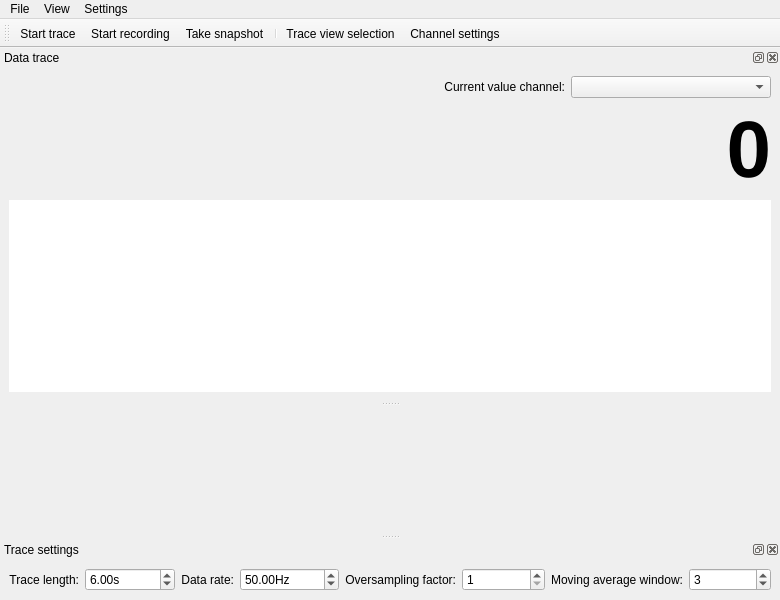
<?xml version="1.0" encoding="UTF-8"?>
<ui version="4.0">
 <class>MainWindow</class>
 <widget class="QMainWindow" name="MainWindow">
  <property name="geometry">
   <rect>
    <x>0</x>
    <y>0</y>
    <width>780</width>
    <height>600</height>
   </rect>
  </property>
  <property name="windowTitle">
   <string>qudi: Time Series Viewer</string>
  </property>
  <widget class="QWidget" name="centralwidget"/>
  <widget class="QMenuBar" name="menubar">
   <property name="geometry">
    <rect>
     <x>0</x>
     <y>0</y>
     <width>780</width>
     <height>21</height>
    </rect>
   </property>
   <widget class="QMenu" name="menuView">
    <property name="title">
     <string>View</string>
    </property>
    <addaction name="trace_view_selection_Action"/>
    <addaction name="separator"/>
    <addaction name="trace_view_Action"/>
    <addaction name="trace_settings_view_Action"/>
    <addaction name="trace_toolbar_view_Action"/>
    <addaction name="separator"/>
    <addaction name="restore_default_view_Action"/>
   </widget>
   <widget class="QMenu" name="menuFile">
    <property name="title">
     <string>File</string>
    </property>
    <addaction name="start_trace_Action"/>
    <addaction name="record_trace_Action"/>
    <addaction name="trace_snapshot_Action"/>
    <addaction name="separator"/>
    <addaction name="actionClose"/>
   </widget>
   <widget class="QMenu" name="menuSettings">
    <property name="title">
     <string>Settings</string>
    </property>
    <addaction name="channel_settings_Action"/>
   </widget>
   <addaction name="menuFile"/>
   <addaction name="menuView"/>
   <addaction name="menuSettings"/>
  </widget>
  <widget class="QDockWidget" name="data_trace_DockWidget">
   <property name="sizePolicy">
    <sizepolicy hsizetype="Preferred" vsizetype="Preferred">
     <horstretch>1</horstretch>
     <verstretch>0</verstretch>
    </sizepolicy>
   </property>
   <property name="windowTitle">
    <string>Data trace</string>
   </property>
   <attribute name="dockWidgetArea">
    <number>4</number>
   </attribute>
   <widget class="QWidget" name="dockWidgetContents">
    <layout class="QGridLayout" name="gridLayout" columnstretch="2,0,0">
     <item row="0" column="1">
      <widget class="QLabel" name="label_5">
       <property name="text">
        <string>Current value channel:</string>
       </property>
       <property name="alignment">
        <set>Qt::AlignRight|Qt::AlignTrailing|Qt::AlignVCenter</set>
       </property>
      </widget>
     </item>
     <item row="0" column="2">
      <widget class="QComboBox" name="curr_value_comboBox">
       <property name="minimumSize">
        <size>
         <width>200</width>
         <height>0</height>
        </size>
       </property>
       <property name="sizeAdjustPolicy">
        <enum>QComboBox::AdjustToContents</enum>
       </property>
      </widget>
     </item>
     <item row="1" column="0" colspan="3">
      <widget class="QLabel" name="curr_value_Label">
       <property name="font">
        <font>
         <pointsize>60</pointsize>
         <weight>75</weight>
         <bold>true</bold>
        </font>
       </property>
       <property name="text">
        <string>0</string>
       </property>
       <property name="alignment">
        <set>Qt::AlignRight|Qt::AlignTrailing|Qt::AlignVCenter</set>
       </property>
      </widget>
     </item>
     <item row="2" column="0" colspan="3">
      <widget class="PlotWidget" name="data_trace_PlotWidget">
       <property name="focusPolicy">
        <enum>Qt::NoFocus</enum>
       </property>
       <property name="frameShape">
        <enum>QFrame::NoFrame</enum>
       </property>
       <property name="frameShadow">
        <enum>QFrame::Plain</enum>
       </property>
       <property name="lineWidth">
        <number>1</number>
       </property>
       <property name="interactive">
        <bool>false</bool>
       </property>
      </widget>
     </item>
    </layout>
   </widget>
  </widget>
  <widget class="QDockWidget" name="trace_settings_DockWidget">
   <property name="maximumSize">
    <size>
     <width>524287</width>
     <height>100</height>
    </size>
   </property>
   <property name="windowTitle">
    <string>Trace settings</string>
   </property>
   <attribute name="dockWidgetArea">
    <number>8</number>
   </attribute>
   <widget class="QWidget" name="dockWidgetContents_2">
    <layout class="QHBoxLayout" name="horizontalLayout">
     <item>
      <widget class="QLabel" name="label">
       <property name="toolTip">
        <string>Length of the time window showing the data trace.</string>
       </property>
       <property name="text">
        <string>Trace length:</string>
       </property>
       <property name="alignment">
        <set>Qt::AlignRight|Qt::AlignTrailing|Qt::AlignVCenter</set>
       </property>
      </widget>
     </item>
     <item>
      <widget class="ScienDSpinBox" name="trace_length_DoubleSpinBox">
       <property name="sizePolicy">
        <sizepolicy hsizetype="Expanding" vsizetype="Fixed">
         <horstretch>0</horstretch>
         <verstretch>0</verstretch>
        </sizepolicy>
       </property>
       <property name="minimumSize">
        <size>
         <width>75</width>
         <height>0</height>
        </size>
       </property>
       <property name="toolTip">
        <string>Length of the time window showing the data trace.</string>
       </property>
       <property name="suffix">
        <string>s</string>
       </property>
       <property name="maximum">
        <double>1000000000000000013287555072.000000000000000</double>
       </property>
       <property name="value">
        <double>6.000000000000000</double>
       </property>
      </widget>
     </item>
     <item>
      <widget class="QLabel" name="label_2">
       <property name="toolTip">
        <string>Rate at which data points occur within the data trace.
The physical sampling rate is this value times the oversampling factor.</string>
       </property>
       <property name="text">
        <string>Data rate:</string>
       </property>
       <property name="alignment">
        <set>Qt::AlignRight|Qt::AlignTrailing|Qt::AlignVCenter</set>
       </property>
      </widget>
     </item>
     <item>
      <widget class="ScienDSpinBox" name="data_rate_DoubleSpinBox">
       <property name="sizePolicy">
        <sizepolicy hsizetype="Expanding" vsizetype="Fixed">
         <horstretch>0</horstretch>
         <verstretch>0</verstretch>
        </sizepolicy>
       </property>
       <property name="minimumSize">
        <size>
         <width>75</width>
         <height>0</height>
        </size>
       </property>
       <property name="toolTip">
        <string>Rate at which data points occur within the data trace.
The physical sampling rate is this value times the oversampling factor.</string>
       </property>
       <property name="suffix">
        <string>Hz</string>
       </property>
       <property name="maximum">
        <double>10000000000000000000.000000000000000</double>
       </property>
       <property name="value">
        <double>50.000000000000000</double>
       </property>
      </widget>
     </item>
     <item>
      <widget class="QLabel" name="label_3">
       <property name="toolTip">
        <string>If bigger than 1, this number of samples is acquired for each period of data rate.
The average over these samples is giving the value of the data point.
In other words, the physical sampling rate is oversampling factor times data rate.</string>
       </property>
       <property name="text">
        <string>Oversampling factor:</string>
       </property>
       <property name="alignment">
        <set>Qt::AlignRight|Qt::AlignTrailing|Qt::AlignVCenter</set>
       </property>
      </widget>
     </item>
     <item>
      <widget class="QSpinBox" name="oversampling_SpinBox">
       <property name="sizePolicy">
        <sizepolicy hsizetype="Expanding" vsizetype="Fixed">
         <horstretch>0</horstretch>
         <verstretch>0</verstretch>
        </sizepolicy>
       </property>
       <property name="minimumSize">
        <size>
         <width>50</width>
         <height>0</height>
        </size>
       </property>
       <property name="toolTip">
        <string>If bigger than 1, this number of samples is acquired for each period of data rate.
The average over these samples is giving the value of the data point.
In other words, the physical sampling rate is oversampling factor times data rate.</string>
       </property>
       <property name="minimum">
        <number>1</number>
       </property>
       <property name="maximum">
        <number>10000</number>
       </property>
       <property name="value">
        <number>1</number>
       </property>
      </widget>
     </item>
     <item>
      <widget class="QLabel" name="label_4">
       <property name="toolTip">
        <string>The window size in samples of the moving average for each data trace.
Must be an odd number to ensure perfect trace data alignment.</string>
       </property>
       <property name="text">
        <string>Moving average window:</string>
       </property>
       <property name="alignment">
        <set>Qt::AlignRight|Qt::AlignTrailing|Qt::AlignVCenter</set>
       </property>
      </widget>
     </item>
     <item>
      <widget class="QSpinBox" name="moving_average_spinBox">
       <property name="sizePolicy">
        <sizepolicy hsizetype="Expanding" vsizetype="Fixed">
         <horstretch>0</horstretch>
         <verstretch>0</verstretch>
        </sizepolicy>
       </property>
       <property name="minimumSize">
        <size>
         <width>50</width>
         <height>0</height>
        </size>
       </property>
       <property name="toolTip">
        <string>The window size in samples of the moving average for each data trace.
Must be an odd number to ensure perfect trace data alignment.</string>
       </property>
       <property name="minimum">
        <number>1</number>
       </property>
       <property name="singleStep">
        <number>2</number>
       </property>
       <property name="value">
        <number>3</number>
       </property>
      </widget>
     </item>
    </layout>
   </widget>
  </widget>
  <widget class="QToolBar" name="trace_control_ToolBar">
   <property name="windowTitle">
    <string>Counting Controls</string>
   </property>
   <property name="toolButtonStyle">
    <enum>Qt::ToolButtonTextUnderIcon</enum>
   </property>
   <attribute name="toolBarArea">
    <enum>TopToolBarArea</enum>
   </attribute>
   <attribute name="toolBarBreak">
    <bool>false</bool>
   </attribute>
   <addaction name="start_trace_Action"/>
   <addaction name="record_trace_Action"/>
   <addaction name="trace_snapshot_Action"/>
   <addaction name="separator"/>
   <addaction name="trace_view_selection_Action"/>
   <addaction name="channel_settings_Action"/>
  </widget>
  <action name="start_trace_Action">
   <property name="checkable">
    <bool>true</bool>
   </property>
   <property name="icon">
    <iconset>
     <normaloff>C:/Development/qudi_pyside/pyside2/src/qudi/qudi/core/artwork/icons/qudiTheme/22x22/start-counter.png</normaloff>
     <normalon>C:/Development/qudi_pyside/pyside2/src/qudi/qudi/core/artwork/icons/qudiTheme/22x22/stop-counter.png</normalon>C:/Development/qudi_pyside/pyside2/src/qudi/qudi/core/artwork/icons/qudiTheme/22x22/start-counter.png</iconset>
   </property>
   <property name="text">
    <string>Start trace</string>
   </property>
   <property name="toolTip">
    <string>Start/Stop continuous reading of the data trace.</string>
   </property>
  </action>
  <action name="record_trace_Action">
   <property name="checkable">
    <bool>true</bool>
   </property>
   <property name="icon">
    <iconset>
     <normaloff>C:/Development/qudi_pyside/pyside2/src/qudi/qudi/core/artwork/icons/qudiTheme/22x22/record-counter.png</normaloff>
     <normalon>C:/Development/qudi_pyside/pyside2/src/qudi/qudi/core/artwork/icons/qudiTheme/22x22/stop-record-counter.png</normalon>C:/Development/qudi_pyside/pyside2/src/qudi/qudi/core/artwork/icons/qudiTheme/22x22/record-counter.png</iconset>
   </property>
   <property name="text">
    <string>Start recording</string>
   </property>
   <property name="toolTip">
    <string>Start/Stop trace recorder. This will continuously accumulate trace data and save it to file once it is stopped.</string>
   </property>
  </action>
  <action name="trace_view_Action">
   <property name="checkable">
    <bool>true</bool>
   </property>
   <property name="text">
    <string>Data trace</string>
   </property>
   <property name="toolTip">
    <string>Show the data trace.</string>
   </property>
  </action>
  <action name="trace_settings_view_Action">
   <property name="checkable">
    <bool>true</bool>
   </property>
   <property name="text">
    <string>Trace settings</string>
   </property>
   <property name="toolTip">
    <string>Show data trace settings.</string>
   </property>
  </action>
  <action name="restore_default_view_Action">
   <property name="text">
    <string>Restore default</string>
   </property>
   <property name="toolTip">
    <string>Restore the default view.</string>
   </property>
  </action>
  <action name="trace_toolbar_view_Action">
   <property name="checkable">
    <bool>true</bool>
   </property>
   <property name="text">
    <string>Trace toolbar</string>
   </property>
   <property name="toolTip">
    <string>Show the trace control toolbar.</string>
   </property>
  </action>
  <action name="actionClose">
   <property name="icon">
    <iconset>
     <normaloff>C:/Development/qudi_pyside/pyside2/src/qudi/qudi/core/artwork/icons/oxygen/22x22/application-exit.png</normaloff>C:/Development/qudi_pyside/pyside2/src/qudi/qudi/core/artwork/icons/oxygen/22x22/application-exit.png</iconset>
   </property>
   <property name="text">
    <string>Close</string>
   </property>
  </action>
  <action name="trace_snapshot_Action">
   <property name="icon">
    <iconset>
     <normaloff>C:/Development/qudi_pyside/pyside2/src/qudi/qudi/core/artwork/icons/qudiTheme/22x22/trace-snapshot.png</normaloff>C:/Development/qudi_pyside/pyside2/src/qudi/qudi/core/artwork/icons/qudiTheme/22x22/trace-snapshot.png</iconset>
   </property>
   <property name="text">
    <string>Take snapshot</string>
   </property>
   <property name="toolTip">
    <string>Take a snapshot of the currently shown data trace and save it to file.</string>
   </property>
  </action>
  <action name="trace_view_selection_Action">
   <property name="icon">
    <iconset>
     <normaloff>C:/Development/qudi_pyside/pyside2/src/qudi/qudi/core/artwork/icons/oxygen/22x22/configure.png</normaloff>C:/Development/qudi_pyside/pyside2/src/qudi/qudi/core/artwork/icons/oxygen/22x22/configure.png</iconset>
   </property>
   <property name="text">
    <string>Trace view selection</string>
   </property>
   <property name="toolTip">
    <string>Opens the trace view selection dialog to configure the data traces to show.</string>
   </property>
  </action>
  <action name="channel_settings_Action">
   <property name="icon">
    <iconset>
     <normaloff>C:/Development/qudi_pyside/pyside2/src/qudi/qudi/core/artwork/icons/oxygen/22x22/configure.png</normaloff>C:/Development/qudi_pyside/pyside2/src/qudi/qudi/core/artwork/icons/oxygen/22x22/configure.png</iconset>
   </property>
   <property name="text">
    <string>Channel settings</string>
   </property>
   <property name="toolTip">
    <string>Opens the channel settings dialog to configure the active data channels.</string>
   </property>
  </action>
 </widget>
 <customwidgets>
  <customwidget>
   <class>PlotWidget</class>
   <extends>QGraphicsView</extends>
   <header>pyqtgraph</header>
  </customwidget>
  <customwidget>
   <class>ScienDSpinBox</class>
   <extends>QDoubleSpinBox</extends>
   <header>qudi.core.gui.qtwidgets.scientific_spinbox</header>
  </customwidget>
 </customwidgets>
 <resources/>
 <connections>
  <connection>
   <sender>trace_view_Action</sender>
   <signal>triggered(bool)</signal>
   <receiver>data_trace_DockWidget</receiver>
   <slot>setVisible(bool)</slot>
   <hints>
    <hint type="sourcelabel">
     <x>-1</x>
     <y>-1</y>
    </hint>
    <hint type="destinationlabel">
     <x>399</x>
     <y>136</y>
    </hint>
   </hints>
  </connection>
  <connection>
   <sender>data_trace_DockWidget</sender>
   <signal>visibilityChanged(bool)</signal>
   <receiver>trace_view_Action</receiver>
   <slot>setChecked(bool)</slot>
   <hints>
    <hint type="sourcelabel">
     <x>399</x>
     <y>136</y>
    </hint>
    <hint type="destinationlabel">
     <x>-1</x>
     <y>-1</y>
    </hint>
   </hints>
  </connection>
  <connection>
   <sender>trace_settings_view_Action</sender>
   <signal>triggered(bool)</signal>
   <receiver>trace_settings_DockWidget</receiver>
   <slot>setVisible(bool)</slot>
   <hints>
    <hint type="sourcelabel">
     <x>-1</x>
     <y>-1</y>
    </hint>
    <hint type="destinationlabel">
     <x>399</x>
     <y>551</y>
    </hint>
   </hints>
  </connection>
  <connection>
   <sender>trace_settings_DockWidget</sender>
   <signal>visibilityChanged(bool)</signal>
   <receiver>trace_settings_view_Action</receiver>
   <slot>setChecked(bool)</slot>
   <hints>
    <hint type="sourcelabel">
     <x>399</x>
     <y>551</y>
    </hint>
    <hint type="destinationlabel">
     <x>-1</x>
     <y>-1</y>
    </hint>
   </hints>
  </connection>
  <connection>
   <sender>trace_toolbar_view_Action</sender>
   <signal>triggered(bool)</signal>
   <receiver>trace_control_ToolBar</receiver>
   <slot>setVisible(bool)</slot>
   <hints>
    <hint type="sourcelabel">
     <x>-1</x>
     <y>-1</y>
    </hint>
    <hint type="destinationlabel">
     <x>399</x>
     <y>41</y>
    </hint>
   </hints>
  </connection>
  <connection>
   <sender>trace_control_ToolBar</sender>
   <signal>visibilityChanged(bool)</signal>
   <receiver>trace_toolbar_view_Action</receiver>
   <slot>setChecked(bool)</slot>
   <hints>
    <hint type="sourcelabel">
     <x>399</x>
     <y>41</y>
    </hint>
    <hint type="destinationlabel">
     <x>-1</x>
     <y>-1</y>
    </hint>
   </hints>
  </connection>
  <connection>
   <sender>actionClose</sender>
   <signal>triggered()</signal>
   <receiver>MainWindow</receiver>
   <slot>close()</slot>
   <hints>
    <hint type="sourcelabel">
     <x>-1</x>
     <y>-1</y>
    </hint>
    <hint type="destinationlabel">
     <x>399</x>
     <y>299</y>
    </hint>
   </hints>
  </connection>
 </connections>
</ui>
